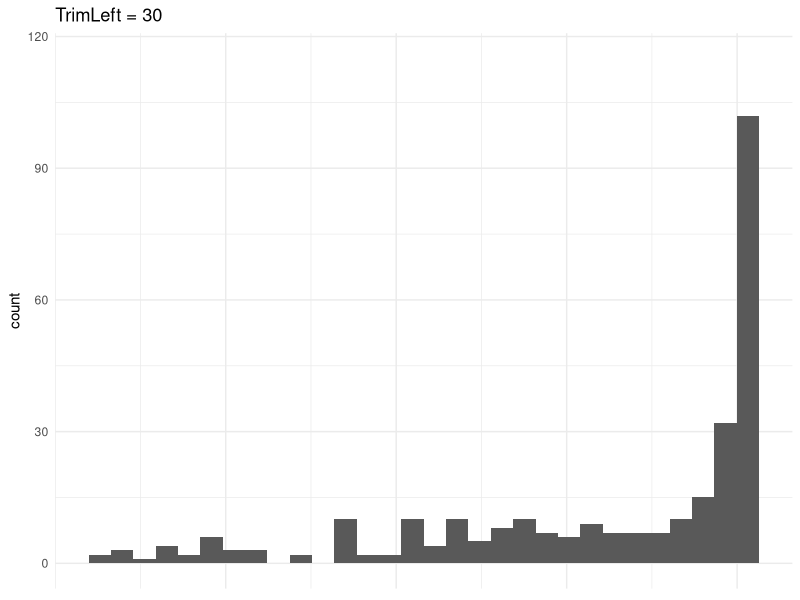
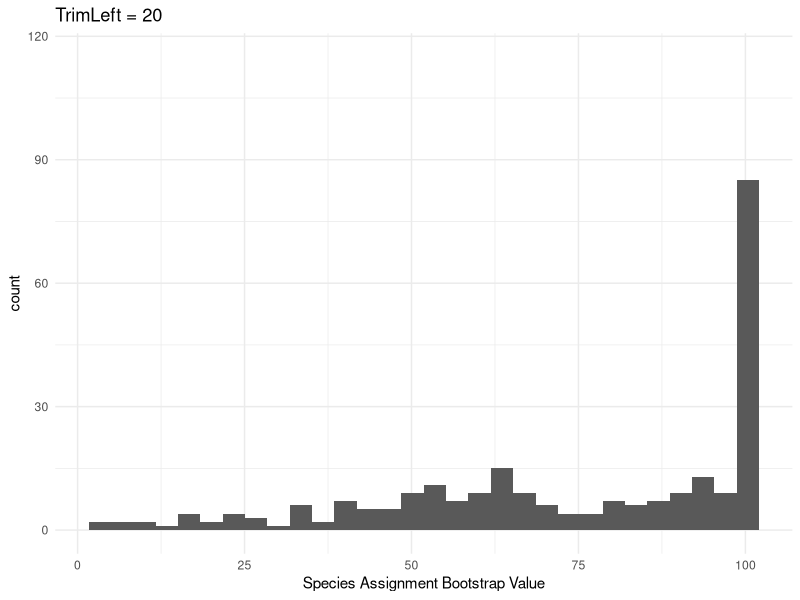
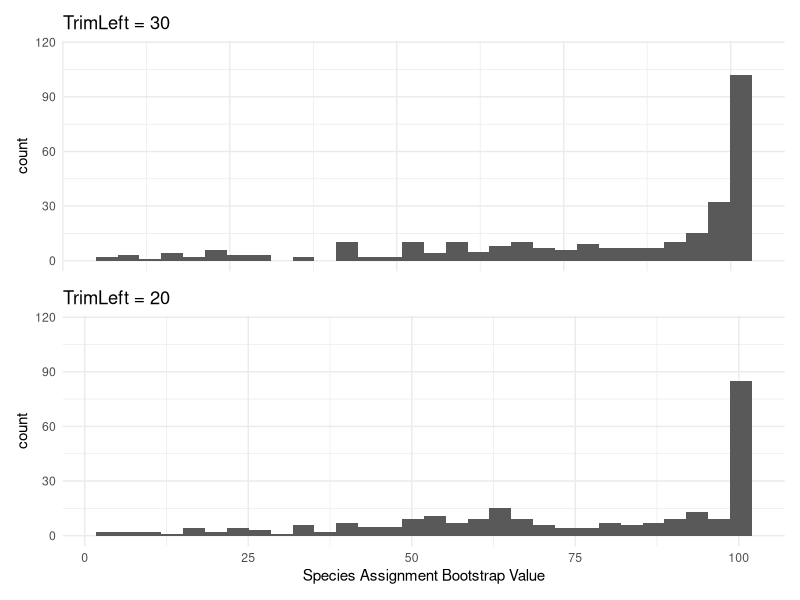
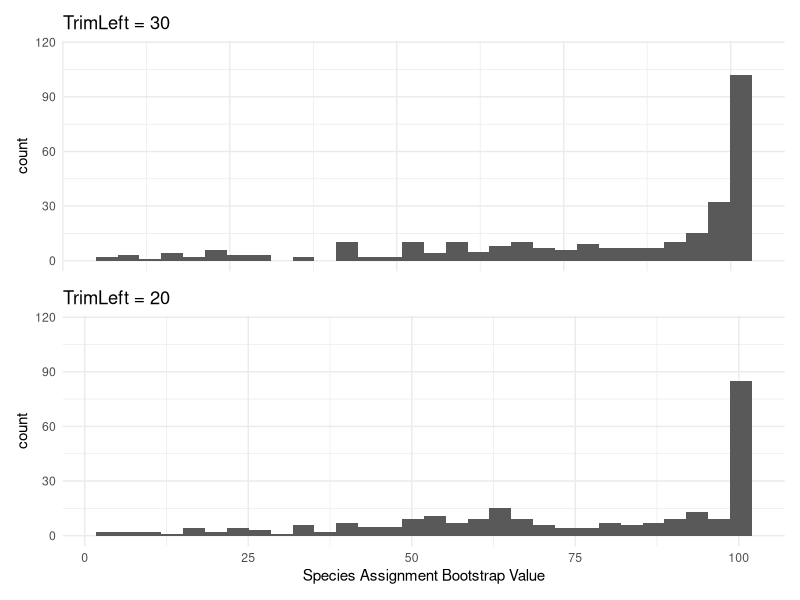

These charts were generated, in order, by the following R code:
# ------------------------------------------------------------------
# TRIMLEFT: 30 VS 20 TAXONOMIC ASSIGNMENT COMPARISON
# ------------------------------------------------------------------

# Loads libraries
library(ggplot2)
library(tidyverse)
library(patchwork)

getwd()
trim30 <- readxl::read_excel("WADE003-arcticpred_dada2_QAQC_12SP1_output-130trunc-ADFGnotes-50BOOTTRUE.xlsx")

plot.30 <- ggplot(trim30, aes(x = boot.Species)) +
  geom_histogram()+
  theme_minimal()+
  scale_y_continuous(expand = c(0,0))+
  labs(title = "TrimLeft = 30")+
  theme(axis.text.x = element_blank())+ 
  theme(axis.title.x = element_blank())+
  scale_y_continuous(limits = c(0, 115))
print(plot.30)

trim20 <- readxl::read_excel("WADE003-arcticpred_dada2_QAQC_12SP1_output-130trunc-ADFGnotes-50BOOTTRUE-leftrim20.xlsx")

plot.20 <- ggplot(trim20, aes(x = boot.Species)) +
  geom_histogram()+
  theme_minimal()+ 
  scale_y_continuous(expand = c(0,0))+
  labs(title = "TrimLeft = 20") + 
  labs(x = "Species Assignment Bootstrap Value")+
  scale_y_continuous(limits = c(0, 115))
print(plot.20)

plots <- plot.30 / plot.20
plots

ggsave("Deliverables/trim-hist.png", plot = plots, width = 10, height = 5, units = "in", dpi = 300)

